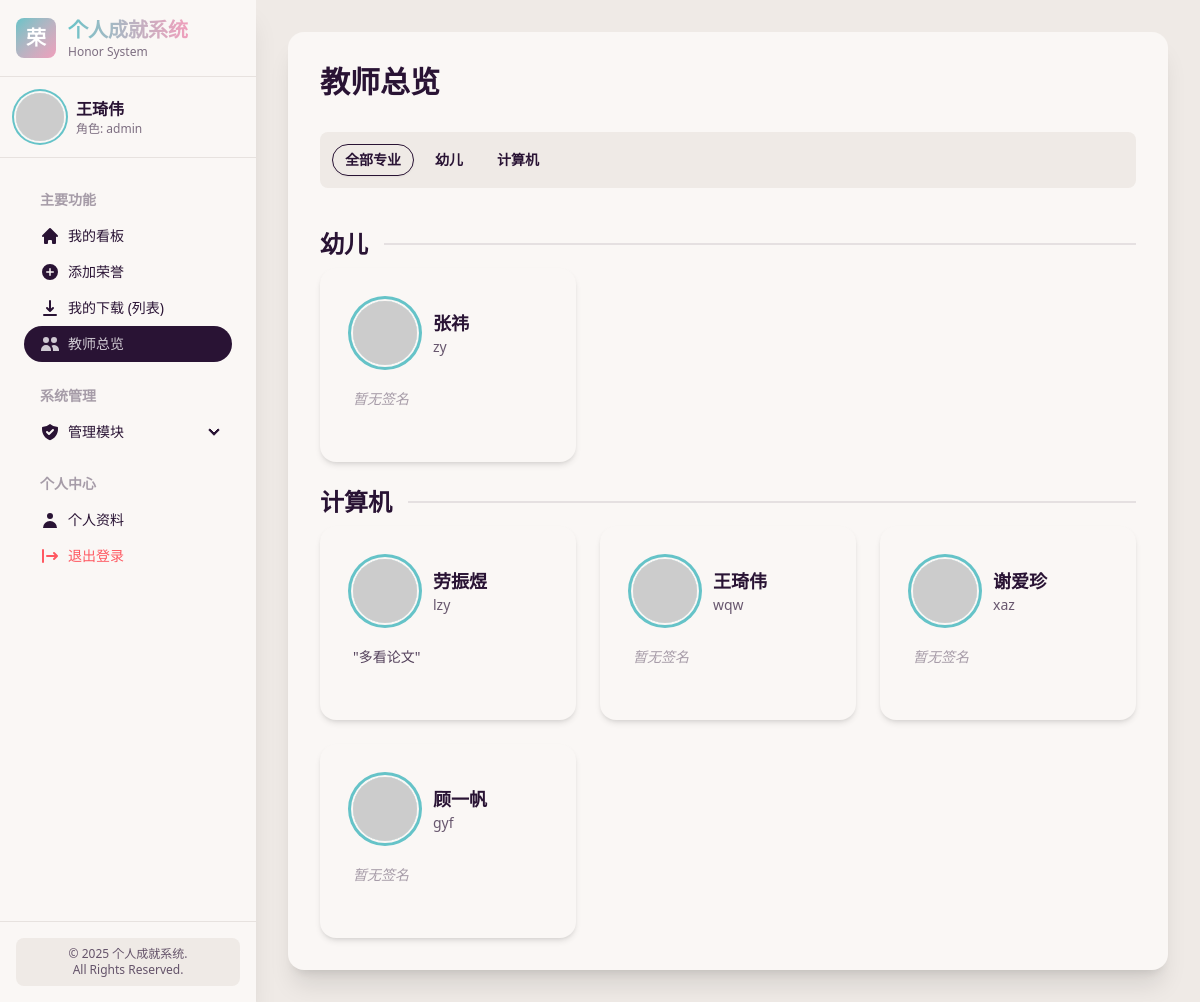
The page /teachers (signed in) on the database its author committed.
### main.py (models this page shows)
class User(db.Model):
    __tablename__ = 'user'
    id: Mapped[int] = mapped_column(primary_key=True)
    username: Mapped[str] = mapped_column(String(80), unique=True, nullable=False)
    password: Mapped[str] = mapped_column(String(256), nullable=False)
    truename: Mapped[str] = mapped_column(String(100), nullable=True)
    major: Mapped[str] = mapped_column(String(50), nullable=True)
    employment_day: Mapped[str] = mapped_column(String(20), nullable=True)
    role: Mapped[str] = mapped_column(String(20), nullable=False, default='user')
    motto: Mapped[str] = mapped_column(Text, nullable=True)
    honors: Mapped[List["Honor"]] = relationship(
        back_populates="owner", cascade="all, delete-orphan"
    )
    logs: Mapped[List["ActivityLog"]] = relationship(
        back_populates="user", cascade="all, delete-orphan"
    )

### main.py (the view)
@app.route('/teachers')
@login_required
def teachers_overview():
    try:
        all_users = db.session.scalars(db.select(User).order_by(User.truename)).all()
        users_by_major = {}
        for user in all_users:
            if user.role == 'admin' and not user.major:
                continue
            major = user.major or '未指定专业'
            if major not in users_by_major:
                users_by_major[major] = []
            users_by_major[major].append({
                'username': user.username,
                'truename': user.truename,
                'motto': user.motto
            })
        sorted_majors = sorted(users_by_major.keys())
        if '未指定专业' in sorted_majors:
            sorted_majors.remove('未指定专业')
            sorted_majors.append('未指定专业')
        return render_template('teachers.html',
                               majors=MAJOR_TYPE,
                               sorted_major_keys=sorted_majors,
                               users_by_major=users_by_major)
    except Exception as e:
        logger.error(f"加载教师总览页面时出错: {e}", exc_info=True)
        flash("加载教师列表时出错。", "error")
        return redirect(url_for('home'))

### main.py (called while the page is built)
def login_required(f):
    @wraps(f)
    def decorated_function(*args, **kwargs):
        if 'logged_in' not in session or not session['logged_in']:
            flash("您需要先登录才能访问此页面。", "warning")
            return redirect(url_for('login', next=request.url))
        return f(*args, **kwargs)
    return decorated_function

@app.after_request
def add_header(response):
    response.headers['Cache-Control'] = 'no-cache, no-store, must-revalidate'
    response.headers['Pragma'] = 'no-cache'
    response.headers['Expires'] = '0'
    return response

@app.context_processor
def inject_now():
    return {'now': datetime.datetime.utcnow()}

### templates/teachers.html (shortened to what this page needs)
{% extends "layout.html" %}
{% block content %}
<h1 class="text-3xl font-bold mb-6 prose">教师总览</h1>
<div class="mb-6 bg-base-200 p-3 rounded-lg flex flex-wrap gap-2">
    <button class="btn btn-sm filter-btn btn-active" data-major="all">全部专业</button>
    {% for major in majors %}
        {% if major in users_by_major %}
        <button class="btn btn-sm btn-ghost filter-btn" data-major="{{ major | escape }}">
            {{ major }}
        </button>
        {% endif %}
    {% endfor %}
</div>
<div id="teachers-grid" class="space-y-8">
    {% for major_name in sorted_major_keys %}
    <section class="major-group" data-major-group="{{ major_name | escape }}">
        <h2 class="text-2xl font-semibold divider divider-start">{{ major_name }}</h2>
        <div class="grid grid-cols-1 md:grid-cols-2 lg:grid-cols-3 2xl:grid-cols-4 gap-6 mt-4">
            {% for user in users_by_major[major_name] %}
            <a href="{{ url_for('view_user_dashboard', username_to_view=user.username) }}" class="card bg-base-100 shadow-md teacher-card">
                <div class="card-body">
                    <div class="flex items-center gap-4">
                        <div class="avatar">
                            <div class="w-16 rounded-full ring ring-primary ring-offset-base-100 ring-offset-2">
                                <img src="https://ui-avatars.com/api/?name={{ user.truename[0] if user.truename else 'U' }}&background=random&color=fff" alt="{{ user.truename }} avatar" />
                            </div>
                        </div>
                        <div>
                            <h3 class="card-title text-lg">{{ user.truename }}</h3>
                            <p class="text-sm text-base-content/70">{{ user.username }}</p>
                        </div>
                    </div>
                    <p class="text-sm text-base-content/80 mt-4 h-10 overflow-hidden">
                        {% if user.motto %}"{{ user.motto | truncate(40) }}"{% else %}<span class="italic opacity-50">暂无签名</span>{% endif %}
                    </p>
                </div>
            </a>
            {% endfor %}
        </div>
    </section>
    {% endfor %}
</div>
{% endblock %}

### templates/layout.html (shortened to what this page needs)
<!DOCTYPE html>
<html data-theme="cupcake">
<head>
    <link href="https://cdn.jsdelivr.net/npm/daisyui@4.12.10/dist/full.min.css" rel="stylesheet" type="text/css" />
    <script src="https://cdn.tailwindcss.com"></script>
</head>
<body class="bg-base-200">
    <aside id="sidebar" class="fixed left-0 top-0 h-screen w-64 bg-base-100 shadow-xl z-40 sidebar-transition transform -translate-x-full lg:translate-x-0">
        <div class="flex flex-col h-full">
            <div class="p-4 border-b border-base-300">
                <a href="{{ url_for('home') }}" class="flex items-center gap-3">
                    <div class="w-10 h-10 rounded-lg bg-gradient-to-br from-primary to-secondary flex items-center justify-center">
                        <span class="text-white font-bold text-xl">荣</span>
                    </div>
                    <div>
                        <h1 class="text-xl font-bold bg-gradient-to-r from-primary to-secondary bg-clip-text text-transparent">个人成就系统</h1>
                        <p class="text-xs text-base-content/60">Honor System</p>
                    </div>
                </a>
            </div>
            {% if session.logged_in %}
            <a href="{{ url_for('profile') }}" class="block p-4 border-b border-base-300 hover:bg-base-200 transition-colors duration-200">
                <div class="flex items-center gap-3">
                    <div class="avatar">
                        <div class="w-12 rounded-full ring-2 ring-primary ring-offset-base-100 ring-offset-2">
                            <img alt="User Avatar" src="https://ui-avatars.com/api/?name={{ session.truename[0] if session.truename else 'U' }}&background=random&color=fff" />
                        </div>
                    </div>
                    <div class="flex-1">
                        <p class="font-semibold">{{ session.truename }}</p>
                        <p class="text-xs text-base-content/60">
                           角色: <span class="font-medium">{{ session.role }}</span>
                        </p>
                    </div>
                </div>
            </a>
            {% endif %}
            <nav class="flex-1 overflow-y-auto sidebar-content p-4">
                <ul class="menu menu-compact">
                    {% if session.logged_in %}
                    <li class="menu-title"><span>主要功能</span></li>
                    <li>
                        <a href="{{ url_for('home') }}" data-menu-item="home">
                            <svg xmlns="http://www.w3.org/2000/svg" class="h-5 w-5" viewBox="0 0 20 20" fill="currentColor"><path d="M10.707 2.293a1 1 0 00-1.414 0l-7 7a1 1 0 001.414 1.414L4 10.414V17a1 1 0 001 1h2a1 1 0 001-1v-2a1 1 0 011-1h2a1 1 0 011 1v2a1 1 0 001 1h2a1 1 0 001-1v-6.586l.293.293a1 1 0 001.414-1.414l-7-7z" /></svg>
                            我的看板
                        </a>
                    </li>
                    <li>
                        <a href="{{ url_for('add_honor') }}" data-menu-item="add_honor">
                           <svg xmlns="http://www.w3.org/2000/svg" class="h-5 w-5" viewBox="0 0 20 20" fill="currentColor"><path fill-rule="evenodd" d="M10 18a8 8 0 100-16 8 8 0 000 16zm.75-11.25a.75.75 0 00-1.5 0v2.5h-2.5a.75.75 0 000 1.5h2.5v2.5a.75.75 0 001.5 0v-2.5h2.5a.75.75 0 000-1.5h-2.5v-2.5z" clip-rule="evenodd" /></svg>
                            添加荣誉
                        </a>
                    </li>
                    <li>
                        <a href="{{ url_for('honor_table') }}" data-menu-item="honor_table">
                            我的下载 (列表)
                        </a>
                    </li>
                    <li>
                        <a href="{{ url_for('teachers_overview') }}" data-menu-item="teachers_overview">
                           <svg xmlns="http://www.w3.org/2000/svg" class="h-5 w-5" viewBox="0 0 20 20" fill="currentColor">
                                <path d="M9 6a3 3 0 11-6 0 3 3 0 016 0zM17 6a3 3 0 11-6 0 3 3 0 016 0zM12.93 17c.046-.327.07-.66.07-1a6.97 6.97 0 00-1.5-4.33A5 5 0 0119 16v1h-6.07zM6 11a5 5 0 015 5v1H1v-1a5 5 0 015-5z" />
                           </svg>
                            教师总览
                        </a>
                    </li>
                    {% if session.role == 'admin' %}
                    <li class="menu-title mt-4"><span>系统管理</span></li>
                    <li>
                        <details data-menu-key="admin-menu">
                            <summary>
                                管理模块
                            </summary>
                        </details>
                    </li>
                    {% endif %}
                    <li class="menu-title mt-4"><span>个人中心</span></li>
                    <li>
                        <a href="{{ url_for('profile') }}" data-menu-item="profile">
                            <svg xmlns="http://www.w3.org/2000/svg" class="h-5 w-5" viewBox="0 0 20 20" fill="currentColor"><path fill-rule="evenodd" d="M10 9a3 3 0 100-6 3 3 0 000 6zm-7 9a7 7 0 1114 0H3z" clip-rule="evenodd" /></svg>
                            个人资料
                        </a>
                    </li>
                    <li>
                        <a href="{{ url_for('logout') }}" class="text-error">
                            退出登录
                        </a>
                    </li>
                    {% else %}
                    <li><a href="{{ url_for('index') }}" class="btn btn-primary btn-sm">登录系统</a></li>
                    {% endif %}
                </ul>
            </nav>
            <div class="p-4 border-t border-base-300 space-y-2">
                <div class="text-xs text-base-content/70 text-center bg-base-200 p-2 rounded-lg">
                   <p>&copy; {{ now.strftime('%Y') }} 个人成就系统.</p>
                   <p>All Rights Reserved.</p>
                </div>
            </div>
        </div>
    </aside>
    <main class="min-h-screen main-content pt-20 lg:pt-0 transition-all duration-300">
        <div class="p-4 sm:p-6 lg:p-8">
            <div class="card bg-base-100 shadow-xl">
                <div class="card-body">
                    {% block content %}
                    {% endblock %}
                </div>
            </div>
        </div>
    </main>
</body>
</html>

### templates/layout.html (style rules this page uses)
.sidebar-transition { transition: transform 0.3s ease-in-out, opacity 0.3s ease-in-out; }
@media (min-width: 1024px) { .main-content { margin-left: 16rem; } }

### templates/teachers.html (style rules this page uses)
.teacher-card { transition: all 0.2s ease-in-out; border: 1px solid transparent; }
.filter-btn.btn-active { background-color: hsl(var(--p)); color: hsl(var(--pc)); border-color: hsl(var(--p)); }

### rows shown on the page
User: truename "王琦伟", username "wqw", motto "暂无签名"
User: major "幼儿", truename "张祎", username "zy", motto "暂无签名"
User: major "计算机", truename "劳振煜", username "lzy", motto "多看论文"
User: truename "谢爱珍", username "xaz", motto "暂无签名"
User: truename "顾一帆", username "gyf", motto "暂无签名"

### other values the page prints
{{ session.role }} "admin"
{{ major }} "幼儿" "计算机"
